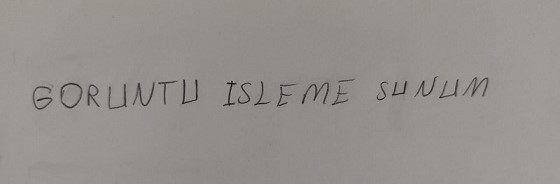
#> input picture test5.jpeg, 560 x 184 px
$ jupyter execute --allow-errors ocr2.ipynb
#> lines starting #> are read from the running program, lines starting #| are printed output that depends on the picture; after the words box and inside, x2 and y2 are one past the last pixel; in counts of white or black regions, pixels touching at a corner belong together
[cell 1]
import cv2
from tensorflow.keras.models import load_model
import numpy as np
import imutils
from imutils.contours import sort_contours
import matplotlib as plt


def find_contours(img):
  conts = cv2.findContours(img, cv2.RETR_EXTERNAL, cv2.CHAIN_APPROX_SIMPLE)
  conts = imutils.grab_contours(conts)
  conts = sort_contours(conts, method = 'left-to-right')[0]
  return conts

def extract_roi(img, margin=2):
  roi = img[y - margin :y + h, x-margin: x + w + margin]
  return roi

def thresholding(img):
  thresh = cv2.threshold(img, 0, 255, cv2.THRESH_BINARY_INV | cv2.THRESH_OTSU)[1]
  return thresh

def resize_img(img, w, h):
  if w > h:
    resized = imutils.resize(img, width = 28)
  else:
    resized = imutils.resize(img, height = 28)

  (h, w) = resized.shape
  dX = int(max(0, 28 - w) / 2.0)
  dY = int(max(0, 28 - h) / 2.0)

  filled = cv2.copyMakeBorder(resized, top=dY, bottom=dY, right=dX, left=dX, borderType=cv2.BORDER_CONSTANT, value = (0,0,0))
  filled = cv2.resize(filled, (28,28))
  return filled

def normalization(img):
    img = img.astype('float32') / 255.0
    img = np.expand_dims(img, axis=-1)
    return img

def process_box(gray,x,y,w,h):
    roi= extract_roi(gray)
    thresh = thresholding(roi)
    (h,w)= thresh.shape
    resized = resize_img(thresh,w,h)
    # cv2.imshow(" ", resized)
    # cv2.waitKey(0)
    normalized= normalization(resized)
    characters.append((normalized, (x,y,w,h)))

characters = []

[cell 2]
# [9 lines left out: function preprocess_image, not called in this run]

[cell 3]
name_labels = '0123456789'
name_labels+="ABCDEFGHIJKLMNOPQRSTUVWXYZ"
name_labels = [l  for l in name_labels]

#> (a cell that did not finish here is left out)

[cell 5]
characters = []
boxes = []
img= cv2.imread("test5.jpeg")
#> img is the input picture: shape (184, 560, 3); mean B, G, R 140.6, 145.4, 148.5
img_copy2= img.copy()
gray = cv2.cvtColor(img, cv2.COLOR_BGR2GRAY)
blur = cv2.GaussianBlur(gray, (3,3), 0)
adaptive = cv2.adaptiveThreshold(blur, 255, cv2.ADAPTIVE_THRESH_GAUSSIAN_C, cv2.THRESH_BINARY, 11, 9)
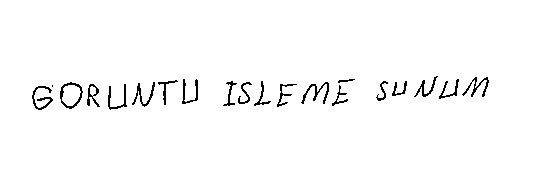
#> adaptive: shape (184, 560); 98% white; black in thin lines or dots, all inside (x1, y1, x2, y2) = (32, 76, 489, 110)
invertion = 255 - adaptive
dilation = cv2.dilate(invertion, np.ones((3,3)))
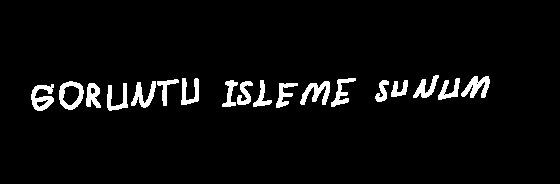
#> dilation: shape (184, 560); 4.4% white; 18 white regions

# cv2.imshow("gorsel",dilation)
# cv2.waitKey(0)

[cell 6]
#edges = cv2.Canny(dilation, 40, 150)
#dilation = cv2.dilate(edges, np.ones((3,3)))

[cell 7]
conts = find_contours(dilation.copy())
#> in find_contours, `conts = cv2.findContours(img, cv2.RETR_EXTERNAL, cv2.CHAIN_APPROX_SIMP..`: conts = 18 contours; largest, box (x1, y1, x2, y2) and area: (59, 81, 84, 110) 528, (31, 84, 54, 111) 334, (300, 81, 330, 105) 288, (461, 76, 490, 98) 286, (131, 81, 156, 108) 242

[cell 8]
min_w, max_w = 4, 160
min_h, max_h = 14, 140
img_copy = img.copy()
for c in conts:
  (x, y, w, h) = cv2.boundingRect(c)
  if (w >= min_w and w <= max_w) and (h >= min_h and h <= max_h):
    roi = gray[y:y+h, x:x+w]
    thresh = cv2.threshold(roi, 0, 255, cv2.THRESH_BINARY_INV | cv2.THRESH_OTSU)[1]
    cv2.rectangle(img_copy, (x, y), (x + w, y + h), (255, 100, 0), 2)
#> this loop made 18 passes
#> (x, y, w, h) on passes 1 to 12: (31, 84, 23, 27), (59, 81, 25, 29), (86, 83, 15, 25), (107, 83, 21, 28), (131, 81, 25, 27), (157, 79, 22, 27), (181, 78, 18, 27), (222, 80, 16, 27), (237, 81, 16, 24), (253, 80, 19, 27), (276, 83, 22, 25), (300, 81, 30, 24)
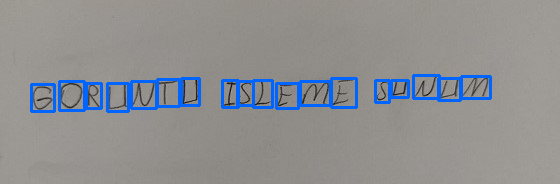
#> img_copy: shape (184, 560, 3); 4.38% of pixels changed, all inside (x1, y1, x2, y2) = (30, 74, 492, 113)
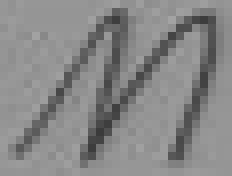
#> roi: shape (22, 29) (shown 8 times larger); min 59, max 163, mean 135.2

[cell 9]
(x, y, w, h) = cv2.boundingRect(conts[6])
#> x = 181; y = 78; w = 18; h = 27
print(x,y,w,h)
#| 181 78 18 27
test_img = thresholding(gray[y:y+h, x:x+w])

(h,w)= test_img.shape
print(w,h)
#| 18 27
test_img2= resize_img(test_img,w,h)
# cv2.imshow("görsel",test_img2)
# cv2.waitKey(0)
print(test_img2.shape)
#| (28, 28)

[cell 10]
test_img2.shape, normalization(test_img2).shape
#> Out = ((28, 28), (28, 28, 1))

[cell 11]
for c in conts:
    (x,y,w,h)= cv2.boundingRect(c)
    if (w >= min_w and w <= max_w) and (h >= min_h and h <= max_h):
        process_box(gray ,x,y,w,h)
#> this loop made 18 passes
#> (x, y) on passes 1 to 12: (31, 84), (59, 81), (86, 83), (107, 83), (131, 81), (157, 79), (181, 78), (222, 80), (237, 81), (253, 80), (276, 83), (300, 81)
#> pass 1, in resize_img (call 2), `resized = imutils.resize(img, height = 28)`:
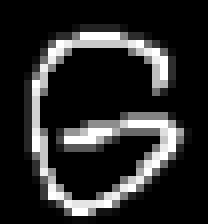
#> resized: shape (28, 26) (shown 8 times larger); min 0, max 255, mean 42.3

[cell 12]
characters[1]

[cell 13]
boxes = [box[1] for box in characters]
#> boxes = 18 items, first 6: (31, 84, 27, 29), (59, 81, 29, 31), (86, 83, 19, 27), (107, 83, 25, 30), (131, 81, 29, 29), (157, 79, 26, 29)
boxes
#> Out has the same summary as boxes

[cell 14]
pixels = np.array([ pixel[0] for pixel in characters], dtype='float32')
pixels.shape
#> Out = (18, 28, 28, 1)

[cell 15]
digits= "0123456789"
letters = "ABCDEFGHIJKLMNOPQRSTUVWXYZ"
character_list= digits+letters
character_list = [l for l in character_list]

#> (a cell that did not finish here is left out)

[cell 17]
img_copy= img_copy2
results = []
#> (the rest of this cell did not finish here and is left out)

[cell 18]
import cv2
from tensorflow.keras.models import load_model
import numpy as np
import imutils
from imutils.contours import sort_contours

def find_contours(img):
    conts = cv2.findContours(img, cv2.RETR_EXTERNAL, cv2.CHAIN_APPROX_SIMPLE)
    conts = imutils.grab_contours(conts)
    conts = sort_contours(conts, method='left-to-right')[0]
    return conts

def extract_roi(img, x, y, w, h, margin=2):
    roi = img[y - margin:y + h + margin, x - margin:x + w + margin]
    return roi

def thresholding(img):
    thresh = cv2.threshold(img, 0, 255, cv2.THRESH_BINARY_INV | cv2.THRESH_OTSU)[1]
    return thresh

def resize_img(img, w, h):
    if w > h:
        resized = imutils.resize(img, width=28)
    else:
        resized = imutils.resize(img, height=28)

    (h, w) = resized.shape
    dX = int(max(0, 28 - w) / 2.0)
    dY = int(max(0, 28 - h) / 2.0)

    filled = cv2.copyMakeBorder(resized, top=dY, bottom=dY, right=dX, left=dX, borderType=cv2.BORDER_CONSTANT, value=(0, 0, 0))
    filled = cv2.resize(filled, (28, 28))
    return filled

def normalization(img):
    img = img.astype('float32') / 255.0
    img = np.expand_dims(img, axis=-1)
    return img

def process_box(gray, x, y, w, h):
    roi = extract_roi(gray, x, y, w, h)
    thresh = thresholding(roi)
    (h, w) = thresh.shape
    resized = resize_img(thresh, w, h)
    normalized = normalization(resized)
    characters.append((normalized, (x, y, w, h)))

# [8 lines left out: function preprocess_image, not called in this run]

# Load model
#> (the rest of this cell did not finish here and is left out)

[cell 19]
# Initialize lists
characters = []
boxes = []
# Read image
img = cv2.imread("handwrittenTest.jpeg")
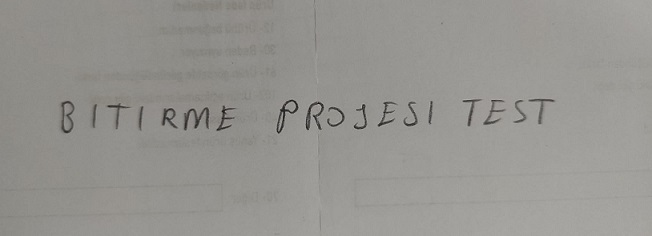
#> input picture handwrittenTest.jpeg, 652 x 236 px
#> img is the input picture: shape (236, 652, 3); mean B, G, R 144.3, 148.5, 149.8
gray = cv2.cvtColor(img, cv2.COLOR_BGR2GRAY)
#> gray: shape (236, 652)
blur = cv2.GaussianBlur(gray, (3, 3), 0)
#> blur: shape (236, 652)
adaptive = cv2.adaptiveThreshold(blur, 255, cv2.ADAPTIVE_THRESH_GAUSSIAN_C, cv2.THRESH_BINARY, 11, 9)
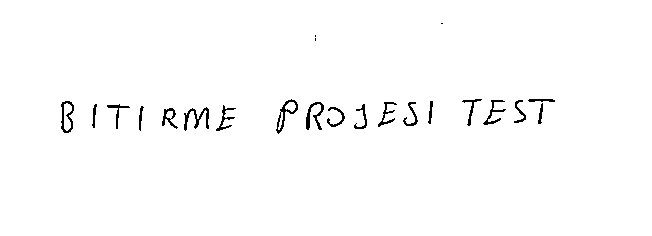
#> adaptive: shape (236, 652); 98.6% white; black in thin lines or dots, all inside (x1, y1, x2, y2) = (61, 23, 555, 134)
invertion = 255 - adaptive
dilation = cv2.dilate(invertion, np.ones((3, 3)))
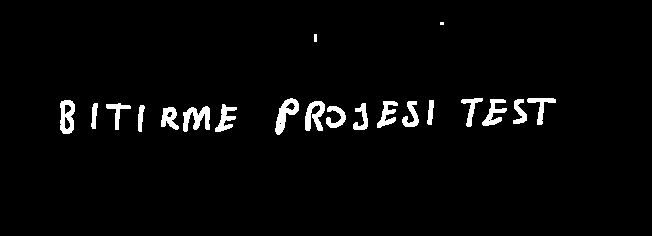
#> dilation: shape (236, 652); 3% white; 20 white regions (1 under 20 px)

# Find contours
conts = find_contours(dilation.copy())
#> in find_contours, `conts = cv2.findContours(img, cv2.RETR_EXTERNAL, cv2.CHAIN_APPROX_SIMP..`: conts = 20 contours, 2 with area under 20; largest, box (x1, y1, x2, y2) and area: (60, 100, 75, 134) 391, (275, 98, 299, 135) 381, (183, 106, 210, 132) 334, (305, 101, 325, 131) 292, (482, 99, 507, 126) 242
min_w, max_w = 4, 160
min_h, max_h = 14, 140

# Process each contour
for c in conts:
    (x, y, w, h) = cv2.boundingRect(c)
    if (w >= min_w and w <= max_w) and (h >= min_h and h <= max_h):
        process_box(gray, x, y, w, h)
#> this loop made 20 passes
#> (x, y) on passes 1, 2, 3, 4, 5, 6, 7, 8, 9, 11, 12, 13: (60, 100), (91, 103), (106, 103), (138, 105), (161, 107), (183, 106), (215, 104), (275, 98), (305, 101), (326, 106), (353, 103), (377, 101)
#> (c, x, y) on passes 10, 16: ([[314, 34], [314, 41], [316, 41], [316, 34]], 314, 34), ([[440, 22], [440, 24], [443, 24], [443, 22]], 440, 22)
#> pass 1, in resize_img, `filled = cv2.copyMakeBorder(resized, top=dY, bottom=dY, right=dX, left..`:
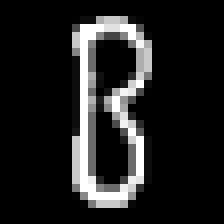
#> filled: shape (28, 28) (shown 8 times larger); min 0, max 255, mean 32.3

# Extract boxes and pixels
boxes = [box[1] for box in characters]
#> boxes = 18 items, first 6: (60, 100, 19, 38), (91, 103, 11, 30), (106, 103, 29, 31), (138, 105, 11, 31), (161, 107, 22, 27), (183, 106, 31, 30)
pixels = np.array([pixel[0] for pixel in characters], dtype='float32')

# Make predictions
#> (the rest of this cell did not finish here and is left out)

[cell 20]
# [5 lines left out: function find_contours, not called in this run]

def extract_roi(img, x, y, w, h, margin=2):
    roi = img[y - margin:y + h + margin, x - margin:x + w + margin]
    return roi

def thresholding(img):
    thresh = cv2.threshold(img, 0, 255, cv2.THRESH_BINARY_INV | cv2.THRESH_OTSU)[1]
    return thresh

# [35 lines left out: functions resize_img, normalization, process_box, preprocess_image, not called in this run]

characters = []
boxes = []
# [30 lines left out: function group_characters_into_words, not called in this run]

def predictImage(img):
    global characters, boxes
    characters = []
    boxes = []
    # Initialize lists

    model = load_model(r"C:\Users\Enes\Desktop\OCR\network")

    # Character list
    character_list = '0123456789ABCDEFGHIJKLMNOPQRSTUVWXYZ'
    character_list = [l for l in character_list]
    # Initialize lists

    img = np.array(img)
    print("image type is",type(img))

    gray = cv2.cvtColor(img, cv2.COLOR_BGR2GRAY)
    blur = cv2.GaussianBlur(gray, (3,3), 0)
    adaptive = cv2.adaptiveThreshold(blur, 255, cv2.ADAPTIVE_THRESH_GAUSSIAN_C, cv2.THRESH_BINARY, 11, 9)
    invertion = 255 - adaptive
    dilation = cv2.dilate(invertion, np.ones((3,3)))

    # Find contours
    conts = find_contours(dilation.copy())
    min_w, max_w = 4, 160
    min_h, max_h = 14, 140

    # Process each contour
    for c in conts:
        (x, y, w, h) = cv2.boundingRect(c)
        if (w >= min_w and w <= max_w) and (h >= min_h and h <= max_h):
            process_box(gray, x, y, w, h)

    # Extract boxes and pixels
    boxes = [box[1] for box in characters]
    pixels = np.array([pixel[0] for pixel in characters], dtype='float32')

    # Make predictions
    predictions = model.predict(pixels)

    # Group characters into words
    words = group_characters_into_words(boxes)

    results = []
    for word in words:
        word_text = ""
        for (x, y, w, h) in word:
            idx = boxes.index((x, y, w, h))
            prediction = predictions[idx]
            i = np.argmax(prediction)
            probability = prediction[i]
            character = character_list[i]
            word_text += character
        results.append(word_text)
    return results

image = cv2.imread("test6buyuk.jpeg")
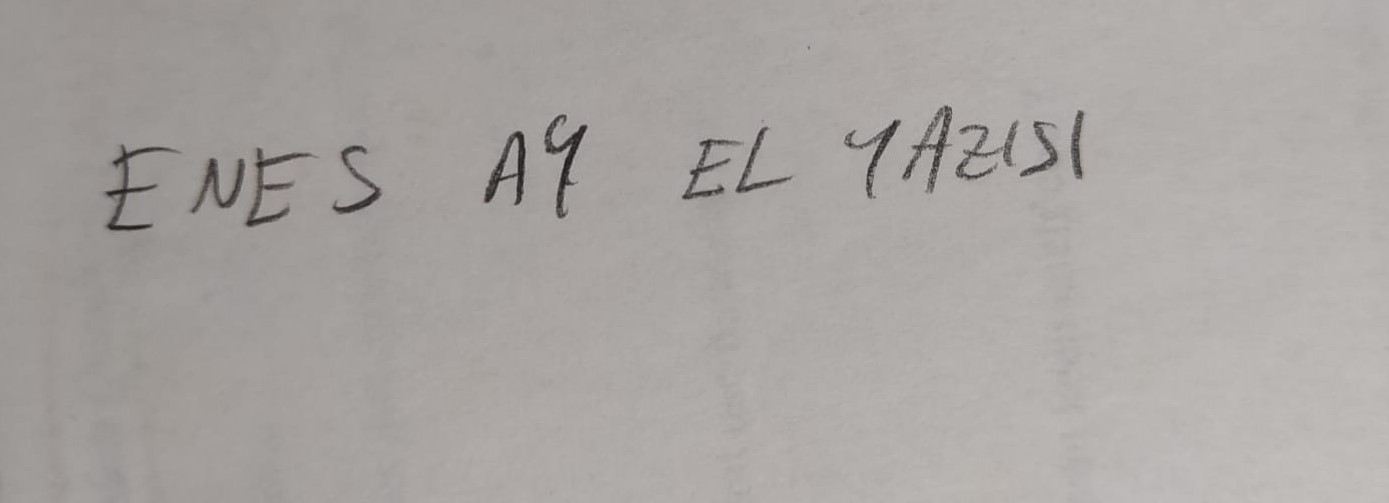
#> input picture test6buyuk.jpeg, 1389 x 503 px
#> image is the input picture: shape (503, 1389, 3); mean B, G, R 161.5, 164.4, 168.7

print(predictImage(image))
#> (the call stopped at in predictImage, `model = load_model(r"C:\Users\Enes\Desktop\OCR\network")`: tensorflow is not available in this run)
